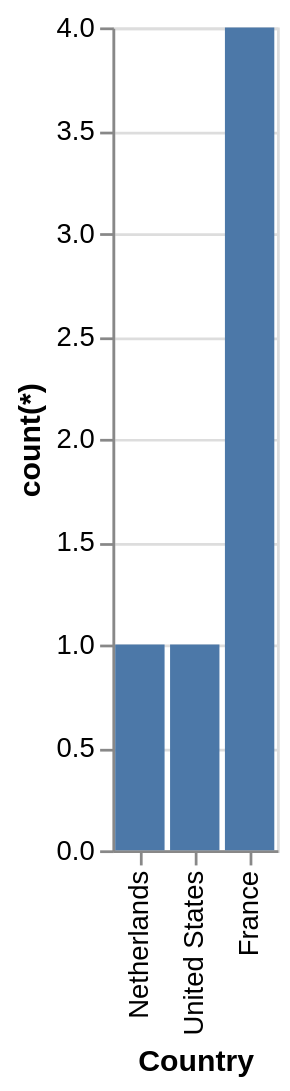

Vega-Lite specification stored for this chart:
### Vega-Lite specification from a JSON file in a GitHub repository (floating-point values rounded to 4 significant figures)
{"data": {"values": [{"x_data": "France", "y_data": 4}, {"x_data": "Netherlands", "y_data": 1}, {"x_data": "United States", "y_data": 1}]}, "mark": "bar", "encoding": {"x": {"field": "x_data", "type": "nominal", "title": "Country", "sort": {"op": "sum", "field": "y_data", "order": "ascending"}}, "y": {"field": "y_data", "type": "quantitative", "title": "count(*)"}}}
